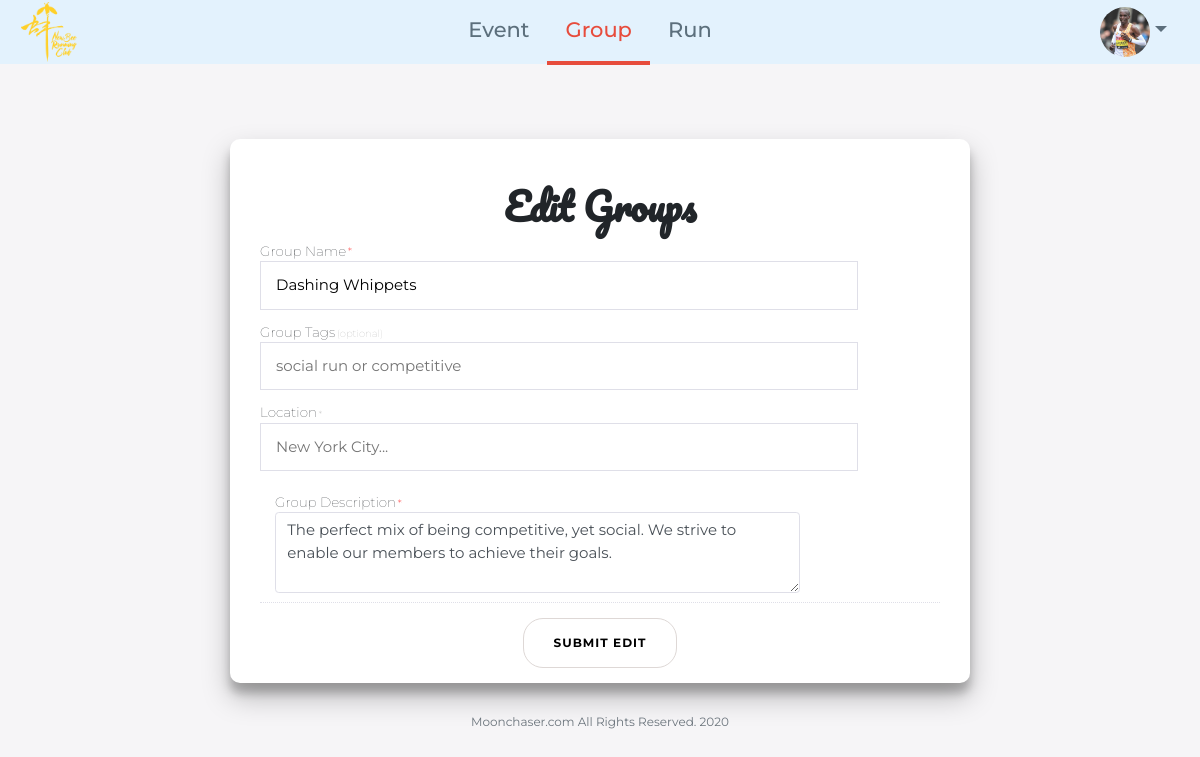
The page /edit?gid=2 (signed in) on the database its author committed.
### tables this page shows
CREATE TABLE "runner" (
	"rid"	INTEGER NOT NULL UNIQUE,
	"username"	TEXT NOT NULL UNIQUE,
	"pass"	TEXT NOT NULL,
	"avatar"	TEXT NOT NULL,
	"ctime"	NUMERIC NOT NULL DEFAULT  CURRENT_TIMESTAMP,
	PRIMARY KEY("rid" AUTOINCREMENT)
);

CREATE TABLE "community" (
	"gid"	INTEGER NOT NULL UNIQUE,
	"title"	varchar(200) NOT NULL UNIQUE,
	"owner"	INTEGER NOT NULL,
	"logo"	varchar(200) DEFAULT NULL,
	"description"	varchar(2000) DEFAULT NULL,
	"verify"	tinyint NOT NULL,
	"privacy"	smallint NOT NULL,
	"ctime"	timestamp NOT NULL DEFAULT CURRENT_TIMESTAMP,
	FOREIGN KEY("owner") REFERENCES "runner"("rid"),
	PRIMARY KEY("gid" AUTOINCREMENT)
);

### moonchaser.py (the view)
@app.route("/edit", methods=["GET", "POST"])
@login_required
def edit():
	runner = RunnerDAO.get_runner_basic_rid(session['runner_id'])
	if request.method == "POST":
		egtype = request.form['egtype']
		if egtype == 'event':
			event = {}
			event['title'] = request.form['title']
			event['address'] = request.form['address']
			event['date'] = request.form['date']
			event['time'] = request.form['time']
			event['description'] = request.form['description']
			eid = request.form['eid']
			if session.get('runner_id') is None:
				return jsonify({'error': 'Please log in first! The login button is on the right top corner'})
			ueid = EventDAO.update_event(session['runner_id'], event, int(eid))
			print("ueid" + str(ueid))
			if ueid == -1:
				return jsonify({'error': 'Someone else already used this event name!'})
			flash("You Successfuly Editted your Event!")
			url = 'event?eid='+str(eid)
			return jsonify({'url': url, 'error': 'You Sucessfuly Editted your Event!'})
		else:
			group = {}
			group['title'] = request.form['title']
			group['location'] = request.form['location']
			group['tags'] = request.form['tags']
			group['description'] = request.form['description']
			gid = request.form['gid']
			print(group)
			if session.get('runner_id') is None:
				return jsonify({'error': 'Please log in first! The login button is on the right top corner'})
			ugid = GroupDAO.update_group(session['runner_id'], group, int(gid))
			print('ugid = '+ str(ugid))
			if ugid == -1:
				return jsonify({"error": "Someone else already used this group name!"})
			flash("You Successfully Editted your Group!")
			url = 'group?gid='+str(gid)
			return jsonify({'url': url, 'error': 'You Sucessfuly Editted your Group!'})
	else:
		egtype = request.args.get('egtype')
		if egtype == "event":
			eid = request.args.get('eid')
			event = {}
			event = EventDAO.get_event_edit_detail(eid)
			print(event)
			if not event:
				print('3333event')
				return apology("The page you asked for is invalid", 400)
			else:
				return render_template("edit.html", egtype=egtype, page='event', runner=runner, event=event, eid=eid)
		else:
			gid = request.args.get('gid')
			group = {}
			group = GroupDAO.get_group_edit_detail(gid)
			if not group:
				return apology("The page you asked for is invalid", 400)
			else:
				return render_template("edit.html", egtype=egtype, page='group', runner=runner, group=group, gid=gid)

### auth.py (called while the page is built)
def login_required(f):
    @wraps(f)
    def decorated_function(*args, **kwargs):
        if session.get("runner_id") is None:
            return redirect("/sign")
        return f(*args, **kwargs)
    return decorated_function

    def dict_factory(cursor, row):
        d = {}
        for idx, col in enumerate(cursor.description):
            d[col[0]] = row[idx]
        return d

    def dict_sql_connection(db_file="moonchaser.db"):
        try:
            conn = sqlite3.connect(db_file)
        except Error as e:
                print(e)
        conn.row_factory = sqlInterface.dict_factory
        return conn

    def get_group_edit_detail(gid, rid=0):
        group = {}
        conn = sqlInterface.dict_sql_connection()
        cur = conn.cursor()
        cur.execute("SELECT title, description FROM community WHERE gid = ? AND privacy < ? LIMIT 1", (gid, 6,))
        rows = cur.fetchall()
        if len(rows) != 1:
            return group
        row = rows[0]
        group['url'] = "group?gid="+str(gid)
        group['title'] = row['title']
        group['description'] = row['description']
        conn.commit()
        conn.close()
        return group

    def get_runner_basic_rid(rid):
        person = {'url':'', \
                  'image':'', \
                  'image_large':'', \
                  'alt':'', \
                  'title':'' \
                  }
        conn = sqlInterface.dict_sql_connection()
        cur = conn.cursor()
        cur.execute("SELECT username, avatar FROM runner WHERE rid = ? LIMIT 1", (rid,))
        rows = cur.fetchall()
        if len(rows) != 0:
            person['url'] = 'runner?rid='+str(rid)
            person['image'] = rows[0]['avatar']
            person['alt'] = rows[0]['username']
            person['title'] = rows[0]['username']
        conn.commit()
        conn.close()
        return person

### moonchaser.py (called while the page is built)
@app.after_request
def after_request(response):
	response.headers["Cache-Control"] = "no-cache, no-store, must-revalidate"
	response.headers["Expires"] = 0
	response.headers["Pragma"] = "no-cache"
	return response

### templates/edit.html (shortened to what this page needs)
{% extends "layout.html" %}
{% block scripts %}
    <link href="/static/css/other/create.css" rel="stylesheet">
    <link rel="stylesheet" href="https://cdnjs.cloudflare.com/ajax/libs/bootstrap-datetimepicker/4.17.37/css/bootstrap-datetimepicker.min.css" />
{% endblock %}
{% block main %}
	{% if egtype == 'event' %}
		<div class="moon-form" id="createform">
			<div class="form-container">
				<div class="form-title"><h1 style="font-family: Pacifico; text-align: center;">Edit Events</h1></div>
				<form onsubmit="return create_check(1)">
					<input type="hidden" value="{{ eid }}" name="eid">
					<div class="create-container-left">
							<div class="left-form-contain">
								<div class="label-note">Event Title<span class="required">*</span></div>
								<input type="text" name="eventname" placeholder="Event Name" value="{{ event['title'] }}">
								<div class="label-note">Meet-up Address<span class="required">*</span></div>
								<input type="text" name="place" placeholder="Meet-up Location" value="{{ event['location'] }}">
							</div>
					</div>
					<div class="create-container-right">
						<div class="label-note">Event Date<span class="required">*</span></div>
						<input type="text" name="date" placeholder="Dec 21" value="{{ event['pdate'] }}">
						<div class="label-note">Time<span class="required">*</span></div>
						<input type="text" name="time" placeholder="HH:MM a.m. or p.m." value="{{ event['ptime'] }}">
					</div>
					<div class="create-bot">
						<div class="label-note">Event Description<span class="required">*</span></div>
						<textarea id="event-desp" class="md-textarea form-control" rows="3" placeholder="A short description of your event...">{{ event['description'] }}</textarea>
					</div>
					<button class="create-button" type="submit">Submit Edit</button>
				</form>
			</div>
		</div>
	{% else %}
		<div class="moon-form" id="createform">
			<div class="form-container">
				<div class="form-title"><h1 style="font-family: Pacifico; text-align: center;">Edit Groups</h1></div>
				<form onsubmit="return create_check(2)">
					<div class="left-form-contain">
						<div class="label-note">Group Name<span class="required">*</span></div>
						<input type="text" name="groupname" placeholder="Orchard Street Runners..." value="{{ group['title'] }}">
						<div class="label-note">Group Tags<span class="optional">(optional)</span></div>
						<input type="text" name="tags" placeholder="social run or competitive">
						<div class="label-note">Location<span class="optional">*</span></div>
						<input type="text" name="location" placeholder="New York City...">
					</div>
					<div class="create-bot">
						<div class="label-note">Group Description<span class="required">*</span></div>
						<textarea style="width: 80%;" id="group-desp" class="md-textarea form-control" rows="3" placeholder="A short description of your group...">{{ group['description'] }}</textarea>
					</div>
					<button class="create-button" type="submit">Submit Edit</button>
				</form>
			</div>
		</div>
	{% endif %}
{% endblock %}

### templates/layout.html (shortened to what this page needs)
<!DOCTYPE html>
<html lang="utf-8">
	<head>
		<link href="https://maxcdn.bootstrapcdn.com/bootstrap/4.1.3/css/bootstrap.min.css" rel="stylesheet">
		<link href="/static/css/style.css" rel="stylesheet">
		{% block scripts %} {% endblock %}
	</head>
	<body>
		<header>
			<nav class="navbar navbar-expand-lg header-nav fixed-top">
				<a class="navbar-brand" href="/">
					<img src="/static/Font/Logo_NewBee_Y.png">
				</a>
				<div class="collapse navbar-collapse justify-content-between" id="navbarSupportedContent">
					<ul class="navbar-nav ml-auto mb-2 mb-lg-0">
						<li class="nav-item">
							<a class="nav-link {% if page == 'event' %} active {% endif %}" href="/event">Event</a>
						</li>
						<li class="nav-item">
							<a class="nav-link {% if page == 'group' %} active {% endif %}" href="/group">Group</a>
						</li>
						<li class="nav-item">
							<a class="nav-link {% if page == 'runner' %} active {% endif %}" href="/runner">Run</a>
						</li>
					</ul>
					<ul class="navbar-nav ml-auto">
					{% if session.runner_id %}
						<li class="nav-item dropdown">
							<a class="nav-link dropdown-toggle top-dropdown-item" style="padding: 0px 1.2rem;"href='{{ runner["url"] }}' id="navbarDropdown" role="button" data-toggle="dropdown" aria-haspopup="true" aria-expanded="false">
								<img class="rounded-circle" alt="{{ runner['title'] }}" title="{{ runner['title'] }}" src='{{ runner["image"] }}' style="height:50px;"></a>
					    </li>
					{% else %}
						<li class="nav-item">
							<a href="/sign">
								<button class="btn">Sign In</button>
							</a>
						</li>
					{% endif %}
					</ul>
				</div>
			</nav>
		</header>
        <main class="container p-5">
            {% block main %}{% endblock %}
        </main>
        <footer class="small text-center text-muted">
            Moonchaser.com All Rights Reserved. 2020
        </footer>
    </body>
</html>

### static/css/style.css (style rules this page uses)
html, body { font-family: 'Poppins'; font-size: 15px; line-height: 1.5; box-sizing: border-box; margin: 0; overflow-x: hidden; top: 0; left: 0; }
a { text-decoration: none; color: rgba(34, 55, 69, .7); font-weight: 500; }
a, a:hover, a:link, a:visited, a:focus { color: rgba(34, 55, 69, .7); text-decoration: none; cursor: pointer; }
ul { list-style-type: none; }
main { margin-top: 10vh; }
.navbar { background: #e3f2fd; height: 0rem; min-height: 8vh; }
.navbar .navbar-brand { padding: 10px 6px; }
.navbar-brand { font-family: "Pacifico", cursive; color: #e74c3c; }
.navbar-brand img { height: 70px; }
.navbar-expand-lg .navbar-nav .nav-link { padding: 1rem 1.2rem; font-size: 1.4rem; background: #e3f2fd; position: relative; }
.navbar-expand-lg .navbar-nav .active { border-bottom: 4px solid #e74c3c; color: #e74c3c; }
.p-5 { padding: 2rem!important; }
@media screen and (min-width: 1094px) { .navbar-brand img { height: 60px; } }

### static/css/other/create.css (style rules this page uses)
* { box-sizing: border-box; }
body { background: #f6f5f7; display: flex; justify-content: center; align-items: center; flex-direction: column; font-family: 'Montserrat', sans-serif; height: 100vh; margin: -20px 0 50px; }
main { margin-top: 10vh; }
main h1 { font-weight: bold; margin: 0; }
main span { font-size: 12px; }
main button { border-radius: 20px; border: 1px solid #ded8d6; background-color: white; font-size: 12px; font-weight: bold; padding: 1rem 2rem; letter-spacing: 1px; text-transform: uppercase; transition: transform 80ms ease-in; }
.create-button { margin-top: 1rem; }
main form { background-color: #FFFFFF; display: block; float: left; align-items: center; justify-content: center; flex-direction: column; padding: 0 1rem; height: 100%; text-align: center; }
main input { border: 1px solid #dfdfe8; padding: 12px 15px; width: 100%; }
.form-title { margin-top: 2rem; }
main .moon-form { background-color: #fff; border-radius: 10px; box-shadow: 0 14px 28px rgba(0,0,0,0.25), 0 10px 10px rgba(0,0,0,0.22); max-width: 100%; min-height: 400px; float: left; display: block; }
main .form-container { transition: all 0.6s ease-in-out; padding: 1rem; display: inline-block; float: left; }
.left-form-contain { display: block; float: left; width: 88%; }
.label-note { display: block; float: left; font-size: 0.9rem; font-weight: lighter; margin-top: 0.8rem; }
.required { color: red; padding: 0.1rem; }
.optional { color: #aaa; padding: 0.1rem; font-size: 10px; }
.create-bot { display: block; float: left; width: 100%; padding: 0.6rem; padding-left: 1rem; border-bottom: 1px dotted #dfdfe8; }
.create-bot .label-note { width: 100%; text-align: left; }
.create-bot textarea { width: 50%; border: 1px solid #dfdfe8; }
@media screen and (min-width: 1000px) { .container { max-width: 800px; } }

### rows shown on the page
runner: image (picture)
community: groupname "Dashing Whippets", description "The perfect mix of being competitive, yet social. We strive to enable our members to achieve their goals."
